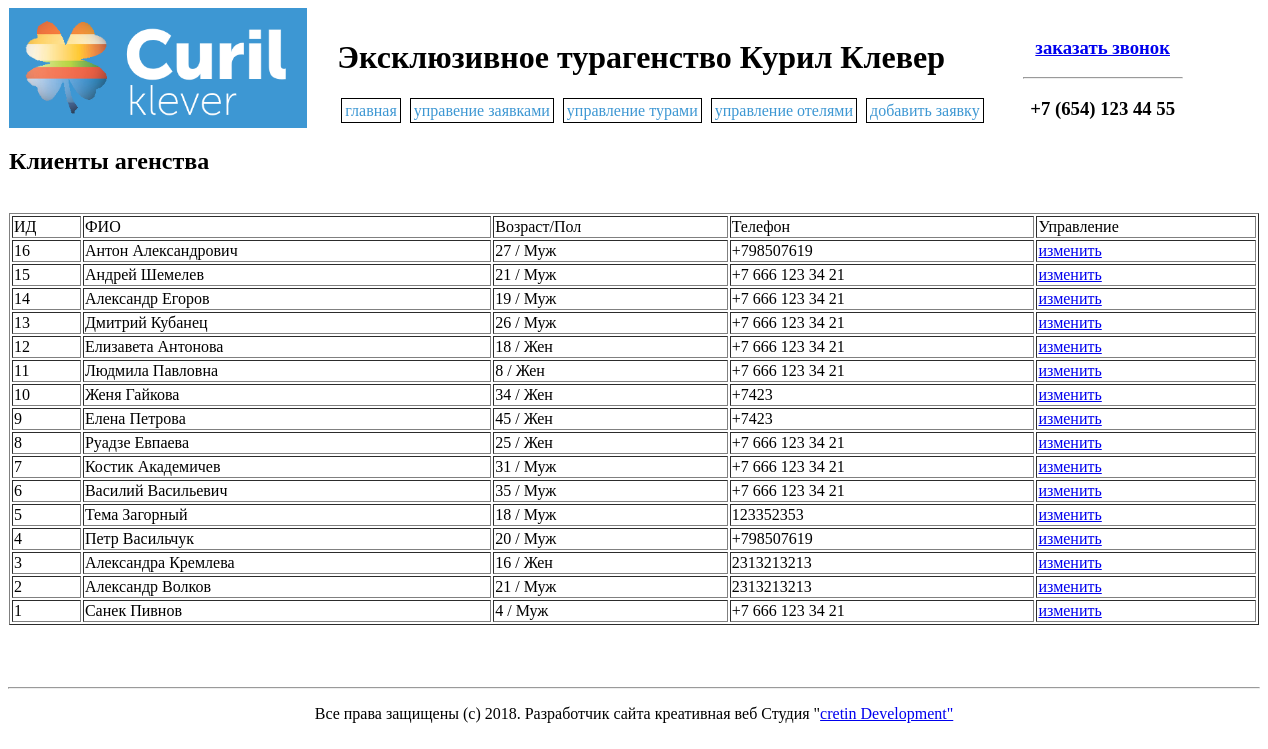
/clients.php, run on the app's committed database.
### tables this page shows
CREATE TABLE IF NOT EXISTS `clients` (
  `id` int(11) NOT NULL AUTO_INCREMENT,
  `first_name` varchar(20) NOT NULL,
  `second_name` varchar(20) NOT NULL,
  `age` int(11) NOT NULL,
  `sex` int(11) NOT NULL,
  `phone` text NOT NULL,
  `email` text NOT NULL,
  `passport_data` varchar(200) NOT NULL,
  PRIMARY KEY (`id`),
  UNIQUE KEY `id_2` (`id`),
  KEY `id` (`id`),
  KEY `id_3` (`id`)
);

### clients.php (the view, shortened to what this page needs)
<html>
	<head>
		<? require "head.php"; ?>
	</head>
	<body>
		<header>
			<?php
				require "header.php";
			?>
		</header>
        <div class="page">
            <H2>Клиенты агенства</H2>
            <br>
            <table border="1" width='1250'>
                <tr>
                    <td>ИД</td>
                    <td>ФИО</td>
                    <td>Возраст/Пол</td>
                    <td>Телефон</td>
                    <td>Управление</td>
                </tr>
                <?
                $link = mysqli_connect($host, $user, $password, $database)
                or die("Ошибка " . mysqli_error($link));
                $query ="SELECT * FROM clients order by id desc";
                $result = mysqli_query($link, $query) or die("Ошибка " . mysqli_error($link));
                if($result)
                {
                    while($row = mysqli_fetch_array($result))
                    {
                        ?>
                        <tr>
                            <td><? echo $row['id']?></td>
                            <td><? echo $row['first_name'].' '.$row['second_name'];?> </td>
                            <td><? echo $row['age'].' / ';if($row['sex']) echo 'Муж'; else echo 'Жен';?></td>
                            <td><? echo $row['phone']?></td>
                            <td><? echo "<a href=\"editclient.php?id=".$row['id']."\"> изменить </a>"?></td>
                        </tr>
                        <?
                    }
                }
                ?>
            </table>
        </div>
        <footer>
			<?php
				require "footer.php";
			?>
		</footer>
	</body>
</html>

### style.css (style rules this page uses)
.page { width:1250px; margin:0 auto; }

### data on the page
clients: id "16", first_name "Антон", second_name "Александрович", age "27", sex "Муж", phone "+798507619"
clients: id "15", first_name "Андрей", second_name "Шемелев", age "21", sex "Муж", phone "+7 666 123 34 21"
clients: id "14", first_name "Александр", second_name "Егоров", age "19", sex "Муж", phone "+7 666 123 34 21"
clients: id "13", first_name "Дмитрий", second_name "Кубанец", age "26", sex "Муж", phone "+7 666 123 34 21"
clients: id "12", first_name "Елизавета", second_name "Антонова", age "18", sex "Жен", phone "+7 666 123 34 21"
clients: id "11", first_name "Людмила", second_name "Павловна", age "8", sex "Жен", phone "+7 666 123 34 21"
clients: id "10", first_name "Женя", second_name "Гайкова", age "34", sex "Жен", phone "+7423"
clients: id "9", first_name "Елена", second_name "Петрова", age "45", sex "Жен", phone "+7423"
clients: id "8", first_name "Руадзе", second_name "Евпаева", age "25", sex "Жен", phone "+7 666 123 34 21"
clients: id "7", first_name "Костик", second_name "Академичев", age "31", sex "Муж", phone "+7 666 123 34 21"
clients: id "6", first_name "Василий", second_name "Васильевич", age "35", sex "Муж", phone "+7 666 123 34 21"
clients: id "5", first_name "Тема", second_name "Загорный", age "18", sex "Муж", phone "123352353"
clients: id "4", first_name "Петр", second_name "Васильчук", age "20", sex "Муж", phone "+798507619"
clients: id "3", first_name "Александра", second_name "Кремлева", age "16", sex "Жен", phone "2313213213"
clients: id "2", first_name "Александр", second_name "Волков", age "21", sex "Муж", phone "2313213213"
clients: id "1", first_name "Санек", second_name "Пивнов", age "4", sex "Муж", phone "+7 666 123 34 21"
